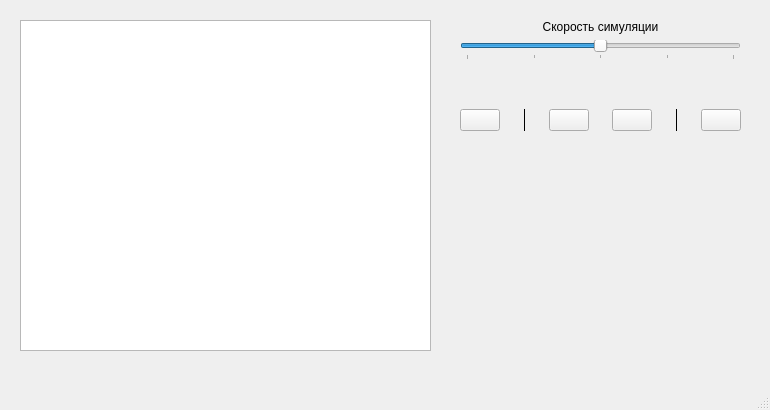
<?xml version="1.0" encoding="UTF-8"?>
<ui version="4.0">
 <class>MainWindow</class>
 <widget class="QMainWindow" name="MainWindow">
  <property name="geometry">
   <rect>
    <x>0</x>
    <y>0</y>
    <width>770</width>
    <height>410</height>
   </rect>
  </property>
  <property name="windowTitle">
   <string>MainWindow</string>
  </property>
  <widget class="QWidget" name="centralwidget">
   <widget class="QGraphicsView" name="sphereOrthogonalProjectionView">
    <property name="geometry">
     <rect>
      <x>20</x>
      <y>20</y>
      <width>411</width>
      <height>331</height>
     </rect>
    </property>
   </widget>
   <widget class="QWidget" name="verticalLayoutWidget">
    <property name="geometry">
     <rect>
      <x>460</x>
      <y>20</y>
      <width>281</width>
      <height>111</height>
     </rect>
    </property>
    <layout class="QVBoxLayout" name="verticalLayout">
     <item>
      <widget class="QLabel" name="speedLabel">
       <property name="text">
        <string>Скорость симуляции</string>
       </property>
       <property name="textFormat">
        <enum>Qt::AutoText</enum>
       </property>
       <property name="scaledContents">
        <bool>false</bool>
       </property>
       <property name="alignment">
        <set>Qt::AlignCenter</set>
       </property>
      </widget>
     </item>
     <item>
      <widget class="QSlider" name="speedSlider">
       <property name="cursor">
        <cursorShape>ArrowCursor</cursorShape>
       </property>
       <property name="minimum">
        <number>0</number>
       </property>
       <property name="maximum">
        <number>100</number>
       </property>
       <property name="pageStep">
        <number>10</number>
       </property>
       <property name="value">
        <number>50</number>
       </property>
       <property name="orientation">
        <enum>Qt::Horizontal</enum>
       </property>
       <property name="tickPosition">
        <enum>QSlider::TicksBelow</enum>
       </property>
       <property name="tickInterval">
        <number>25</number>
       </property>
      </widget>
     </item>
     <item>
      <spacer name="verticalSpacer">
       <property name="orientation">
        <enum>Qt::Vertical</enum>
       </property>
       <property name="sizeHint" stdset="0">
        <size>
         <width>20</width>
         <height>40</height>
        </size>
       </property>
      </spacer>
     </item>
     <item>
      <layout class="QHBoxLayout" name="horizontalLayout">
       <item>
        <widget class="QPushButton" name="pushButton">
         <property name="enabled">
          <bool>true</bool>
         </property>
         <property name="cursor">
          <cursorShape>PointingHandCursor</cursorShape>
         </property>
         <property name="toolTip">
          <string>&lt;html&gt;&lt;head/&gt;&lt;body&gt;&lt;p&gt;Блядская кнопк не отображает попущенную иконку. Это ебля с конями какими-то!&lt;/p&gt;&lt;/body&gt;&lt;/html&gt;</string>
         </property>
         <property name="whatsThis">
          <string>&lt;html&gt;&lt;head/&gt;&lt;body&gt;&lt;p&gt;Блядская кнопк не отображает попущенную иконку. Это ебля с конями какими-то!&lt;/p&gt;&lt;/body&gt;&lt;/html&gt;</string>
         </property>
         <property name="autoFillBackground">
          <bool>false</bool>
         </property>
         <property name="text">
          <string/>
         </property>
         <property name="icon">
          <iconset resource="Resource.qrc">
           <normaloff>:/new/Icons/Icons/3643750_stationary_edit_pencil_draw_write.png</normaloff>:/new/Icons/Icons/3643750_stationary_edit_pencil_draw_write.png</iconset>
         </property>
         <property name="iconSize">
          <size>
           <width>32</width>
           <height>32</height>
          </size>
         </property>
         <property name="autoDefault">
          <bool>false</bool>
         </property>
         <property name="default">
          <bool>false</bool>
         </property>
         <property name="flat">
          <bool>false</bool>
         </property>
        </widget>
       </item>
       <item>
        <spacer name="horizontalSpacer_4">
         <property name="orientation">
          <enum>Qt::Horizontal</enum>
         </property>
         <property name="sizeHint" stdset="0">
          <size>
           <width>40</width>
           <height>20</height>
          </size>
         </property>
        </spacer>
       </item>
       <item>
        <widget class="Line" name="line">
         <property name="frameShadow">
          <enum>QFrame::Plain</enum>
         </property>
         <property name="lineWidth">
          <number>1</number>
         </property>
         <property name="orientation">
          <enum>Qt::Vertical</enum>
         </property>
        </widget>
       </item>
       <item>
        <spacer name="horizontalSpacer">
         <property name="orientation">
          <enum>Qt::Horizontal</enum>
         </property>
         <property name="sizeType">
          <enum>QSizePolicy::Expanding</enum>
         </property>
         <property name="sizeHint" stdset="0">
          <size>
           <width>40</width>
           <height>20</height>
          </size>
         </property>
        </spacer>
       </item>
       <item>
        <widget class="QPushButton" name="pushButton_4">
         <property name="enabled">
          <bool>true</bool>
         </property>
         <property name="cursor">
          <cursorShape>PointingHandCursor</cursorShape>
         </property>
         <property name="toolTip">
          <string>&lt;html&gt;&lt;head/&gt;&lt;body&gt;&lt;p&gt;Блядская кнопк не отображает попущенную иконку. Это ебля с конями какими-то!&lt;/p&gt;&lt;/body&gt;&lt;/html&gt;</string>
         </property>
         <property name="whatsThis">
          <string>&lt;html&gt;&lt;head/&gt;&lt;body&gt;&lt;p&gt;Блядская кнопк не отображает попущенную иконку. Это ебля с конями какими-то!&lt;/p&gt;&lt;/body&gt;&lt;/html&gt;</string>
         </property>
         <property name="text">
          <string/>
         </property>
         <property name="icon">
          <iconset resource="Resource.qrc">
           <normaloff>:/new/Icons/Icons/3017947_plus_outline_extra_sum_more_total_add.png</normaloff>:/new/Icons/Icons/3017947_plus_outline_extra_sum_more_total_add.png</iconset>
         </property>
         <property name="iconSize">
          <size>
           <width>32</width>
           <height>32</height>
          </size>
         </property>
         <property name="autoDefault">
          <bool>false</bool>
         </property>
         <property name="default">
          <bool>false</bool>
         </property>
         <property name="flat">
          <bool>false</bool>
         </property>
        </widget>
       </item>
       <item>
        <spacer name="horizontalSpacer_3">
         <property name="orientation">
          <enum>Qt::Horizontal</enum>
         </property>
         <property name="sizeHint" stdset="0">
          <size>
           <width>40</width>
           <height>20</height>
          </size>
         </property>
        </spacer>
       </item>
       <item>
        <widget class="QPushButton" name="pushButton_2">
         <property name="enabled">
          <bool>true</bool>
         </property>
         <property name="cursor">
          <cursorShape>PointingHandCursor</cursorShape>
         </property>
         <property name="toolTip">
          <string>&lt;html&gt;&lt;head/&gt;&lt;body&gt;&lt;p&gt;Блядская кнопк не отображает попущенную иконку. Это ебля с конями какими-то!&lt;/p&gt;&lt;/body&gt;&lt;/html&gt;</string>
         </property>
         <property name="whatsThis">
          <string>&lt;html&gt;&lt;head/&gt;&lt;body&gt;&lt;p&gt;Блядская кнопк не отображает попущенную иконку. Это ебля с конями какими-то!&lt;/p&gt;&lt;/body&gt;&lt;/html&gt;</string>
         </property>
         <property name="text">
          <string/>
         </property>
         <property name="icon">
          <iconset resource="Resource.qrc">
           <normaloff>:/new/Icons/Icons/4168573_close_minus_trash_cancel_remove_outline_delete.png</normaloff>:/new/Icons/Icons/4168573_close_minus_trash_cancel_remove_outline_delete.png</iconset>
         </property>
         <property name="iconSize">
          <size>
           <width>32</width>
           <height>32</height>
          </size>
         </property>
         <property name="autoDefault">
          <bool>false</bool>
         </property>
         <property name="default">
          <bool>false</bool>
         </property>
         <property name="flat">
          <bool>false</bool>
         </property>
        </widget>
       </item>
       <item>
        <spacer name="horizontalSpacer_2">
         <property name="orientation">
          <enum>Qt::Horizontal</enum>
         </property>
         <property name="sizeHint" stdset="0">
          <size>
           <width>40</width>
           <height>20</height>
          </size>
         </property>
        </spacer>
       </item>
       <item>
        <widget class="Line" name="line_2">
         <property name="frameShadow">
          <enum>QFrame::Plain</enum>
         </property>
         <property name="lineWidth">
          <number>1</number>
         </property>
         <property name="orientation">
          <enum>Qt::Vertical</enum>
         </property>
        </widget>
       </item>
       <item>
        <spacer name="horizontalSpacer_5">
         <property name="orientation">
          <enum>Qt::Horizontal</enum>
         </property>
         <property name="sizeHint" stdset="0">
          <size>
           <width>40</width>
           <height>20</height>
          </size>
         </property>
        </spacer>
       </item>
       <item>
        <widget class="QPushButton" name="pushButton_3">
         <property name="enabled">
          <bool>true</bool>
         </property>
         <property name="cursor">
          <cursorShape>PointingHandCursor</cursorShape>
         </property>
         <property name="toolTip">
          <string>&lt;html&gt;&lt;head/&gt;&lt;body&gt;&lt;p&gt;Блядская кнопк не отображает попущенную иконку. Это ебля с конями какими-то!&lt;/p&gt;&lt;/body&gt;&lt;/html&gt;</string>
         </property>
         <property name="whatsThis">
          <string>&lt;html&gt;&lt;head/&gt;&lt;body&gt;&lt;p&gt;Блядская кнопк не отображает попущенную иконку. Это ебля с конями какими-то!&lt;/p&gt;&lt;/body&gt;&lt;/html&gt;</string>
         </property>
         <property name="text">
          <string/>
         </property>
         <property name="icon">
          <iconset resource="Resource.qrc">
           <normaloff>:/new/Icons/Icons/3643729_trash_delete_waste_rubbish_garbage_bin.png</normaloff>:/new/Icons/Icons/3643729_trash_delete_waste_rubbish_garbage_bin.png</iconset>
         </property>
         <property name="iconSize">
          <size>
           <width>32</width>
           <height>32</height>
          </size>
         </property>
         <property name="autoDefault">
          <bool>false</bool>
         </property>
         <property name="default">
          <bool>false</bool>
         </property>
         <property name="flat">
          <bool>false</bool>
         </property>
        </widget>
       </item>
      </layout>
     </item>
    </layout>
   </widget>
  </widget>
  <widget class="QMenuBar" name="menubar">
   <property name="geometry">
    <rect>
     <x>0</x>
     <y>0</y>
     <width>770</width>
     <height>25</height>
    </rect>
   </property>
  </widget>
  <widget class="QStatusBar" name="statusbar"/>
 </widget>
 <resources>
  <include location="Resource.qrc"/>
 </resources>
 <connections/>
</ui>
